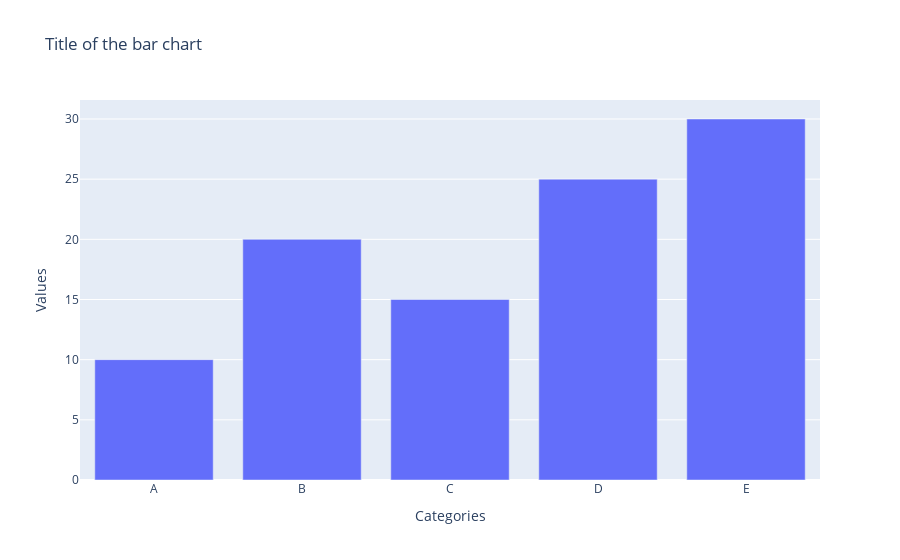

Source (notebook cell):
### Markdown cell above
---

### Code cell
import plotly.graph_objects as go

# Sample data
categories = ['A', 'B', 'C', 'D', 'E']
values = [10, 20, 15, 25, 30]

# Create a figure
fig2 = go.Figure()

# Add a trace
fig2.add_trace(go.Bar(x=categories, y=values, name='bar chart'))

# Add labels and title
fig2.update_layout(
    title='Title of the bar chart',
    xaxis_title='Categories',
    yaxis_title='Values'
)

# Show the plot
fig2.show()

### Figure 1 — Plotly figure (JSON) as saved in the notebook; plotly's stock layout.template omitted (floating-point values rounded to 4 significant figures)
{"data": [{"name": "bar chart", "type": "bar", "x": ["A", "B", "C", "D", "E"], "y": [10, 20, 15, 25, 30]}], "layout": {"title": {"text": "Title of the bar chart"}, "xaxis": {"title": {"text": "Categories"}}, "yaxis": {"title": {"text": "Values"}}}}
